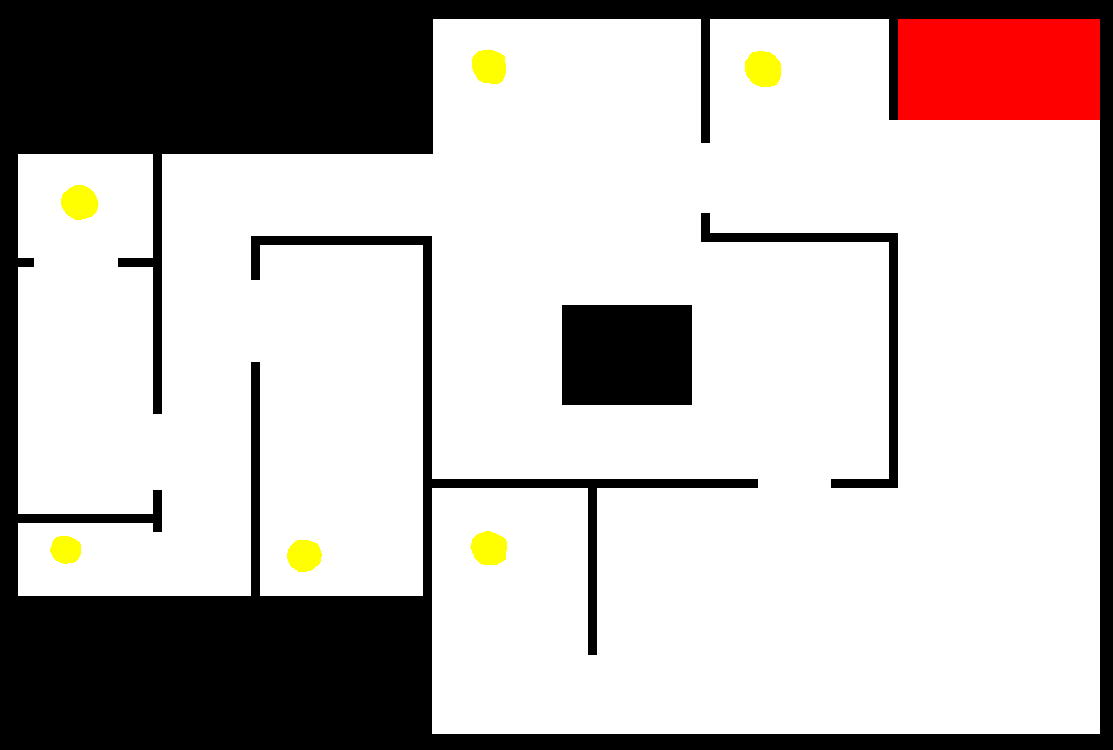
#> input picture map_data/map_medium_02_color.png, 1113 x 750 px
$ python image_to_map.py
#> lines starting #> are read from the running program, lines starting #| are printed output that depends on the picture; after the words box and inside, x2 and y2 are one past the last pixel; in counts of white or black regions, pixels touching at a corner belong together
#> further down, img is the input picture: shape (750, 1113, 3); mean B, G, R 182.9, 184.6, 190.8
import random

import cv2
import numpy as np


class ImageToMap:
    def __init__(self, image_source: cv2.Mat, auto_resized: bool = True):
#> called with auto_resized = False
        self._img_src = image_source
        cv2.imshow("image_source", self._img_src)
        cv2.waitKey(0)

        img_hsv = cv2.cvtColor(self._img_src, cv2.COLOR_BGR2HSV)
#> img_hsv: shape (750, 1113, 3); mean H, S, V 0.2, 7.9, 190.8
        # lower bound and upper bound for all color except black
        lower_bound = (0, 0, 100)
        upper_bound = (180, 255, 255)
        # find the colors within the boundaries
        mask_walls = cv2.inRange(img_hsv, lower_bound, upper_bound)
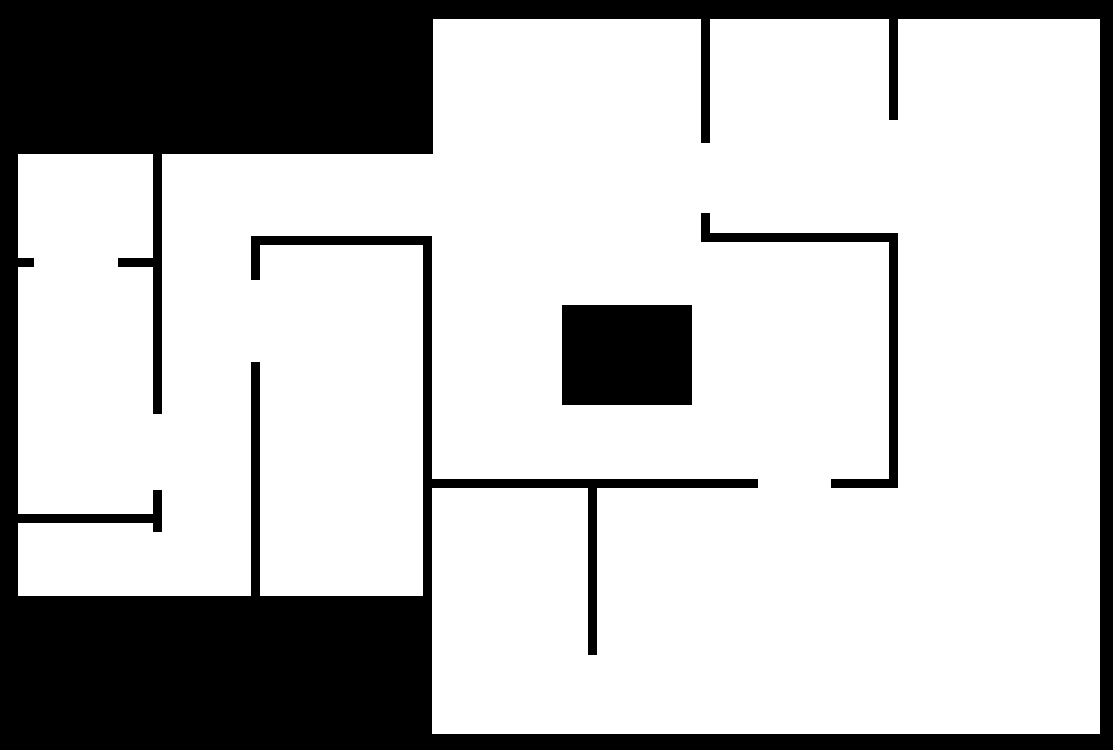
#> mask_walls: shape (750, 1113); 74.8% white; 3 black regions, box (x1, y1, x2, y2) and area: (0, 0, 1113, 750) 192340, (562, 305, 692, 405) 13000, (701, 213, 898, 488) 4689
        self._img_src_walls = cv2.bitwise_not(mask_walls)
        # cv2.imshow("mask_walls", self._img_src_bw)
        # cv2.waitKey(0)

        self._auto_resized = auto_resized

        self.height_map = 750
        self.width_map = 0
        self.factor = 1.0

        self.lines = []
        self.boxes = []

    def launch(self):
        self.compute_dim()
        self.img_to_segments()
        self.img_to_boxes()
        self.write_lines_and_boxes()
        self.detect_people()
        self.detect_rescue_center()

    def detect_people(self):
        # convert to hsv colorspace
        img_hsv = cv2.cvtColor(self._img_src, cv2.COLOR_BGR2HSV)

        # lower bound and upper bound for Green color
        lower_bound = (22, 93, 0)
        upper_bound = (45, 255, 255)
        # find the colors within the boundaries
        mask_people = cv2.inRange(img_hsv, lower_bound, upper_bound)

        # define kernel size
        kernel = np.ones((7, 7), np.uint8)

        # Remove unnecessary noise from mask
        mask_people = cv2.morphologyEx(mask_people, cv2.MORPH_CLOSE, kernel)
        mask_people = cv2.morphologyEx(mask_people, cv2.MORPH_OPEN, kernel)

        # Setup SimpleBlobDetector parameters.
        params = cv2.SimpleBlobDetector_Params()
        # Change thresholds
        params.filterByArea = True
        params.maxArea = 2000
        # Convexity = Area of the Blob / Area of its convex hull (max = 1 for convex shape)
        params.filterByConvexity = True
        params.minConvexity = 0.75
        # Circularity = 4 pi * Area / (perimeter)²  (max = 1 for circle)
        params.filterByCircularity = True
        params.minCircularity = 0.75

        # Set up the detector with default parameters.
        detector = cv2.SimpleBlobDetector_create(params)

        scaled_mask_people = 255 - (mask_people.astype(np.float32) * 255 / np.max(mask_people)).astype(np.uint8)
        # Detect blobs.
        keypoints = detector.detect(scaled_mask_people)

        print("Code to add in map_xxx.py:")
        txt_people_position = "\tself._wounded_persons_pos = ["
        for i, keyPoint in enumerate(keypoints):
            x = self.factor * keyPoint.pt[0] - self.width_map / 2
            y = self.height_map / 2 - self.factor * keyPoint.pt[1]
            txt_people_position += "({0:.0f},{1:.0f})".format(x, y)
            if i < len(keypoints) - 1:
                txt_people_position += ", "
        txt_people_position += "]"
        print(txt_people_position)

        # # Draw detected blobs as red circles.
        # # cv2.DRAW_MATCHES_FLAGS_DRAW_RICH_KEYPOINTS ensures the size of the circle corresponds to the size of blob
        # mask_people_rbg = cv2.cvtColor(mask_people, cv2.COLOR_GRAY2RGB)
        # im_with_keypoints = cv2.drawKeypoints(mask_people_rbg, keypoints, np.array([]), (0, 0, 255),
        #                                       cv2.DRAW_MATCHES_FLAGS_DRAW_RICH_KEYPOINTS)

        # Show keypoints
        # cv2.imshow("Keypoints", im_with_keypoints)
        # cv2.waitKey(0)

    def detect_rescue_center(self):
        # convert to hsv colorspace
        img_hsv = cv2.cvtColor(self._img_src, cv2.COLOR_BGR2HSV)

        # lower boundary RED color range values; Hue (0 - 10)
        lower1 = np.array([0, 100, 20])
        upper1 = np.array([10, 255, 255])

        # upper boundary RED color range values; Hue (160 - 180)
        lower2 = np.array([160, 100, 20])
        upper2 = np.array([179, 255, 255])

        lower_mask = cv2.inRange(img_hsv, lower1, upper1)
        upper_mask = cv2.inRange(img_hsv, lower2, upper2)

        mask_rescue_center = lower_mask + upper_mask

        # define kernel size
        kernel = np.ones((7, 7), np.uint8)

        # Remove unnecessary noise from mask
        mask_rescue_center = cv2.morphologyEx(mask_rescue_center, cv2.MORPH_CLOSE, kernel)
        mask_rescue_center = cv2.morphologyEx(mask_rescue_center, cv2.MORPH_OPEN, kernel)

        # find the contours
        contours, _ = cv2.findContours(mask_rescue_center, cv2.RETR_TREE, cv2.CHAIN_APPROX_SIMPLE)

        # take the first contour
        cnt = contours[0]

        # compute the bounding rectangle of the contour
        x_rec, y_rec, w_rec, h_rec = cv2.boundingRect(cnt)
        # [7 lines of commented-out code are left out]
        mask_rescue_center_rbg = cv2.cvtColor(mask_rescue_center, cv2.COLOR_GRAY2RGB)
        mask_rescue_center_rbg = cv2.drawContours(mask_rescue_center_rbg, [cnt], 0, (0, 255, 255), 2)

        # draw the bounding rectangle
        mask_rescue_center_rbg = cv2.rectangle(mask_rescue_center_rbg, (x_rec, y_rec), (x_rec + w_rec, y_rec + h_rec),
                                               (0, 255, 0), 2)

        # display the image with bounding rectangle drawn on it
        cv2.imshow("Bounding Rectangle", mask_rescue_center_rbg)
        cv2.waitKey(0)

        # self._rescue_center = RescueCenter(size=(90, 170))
        # self._rescue_center_pos = ((-505, -285), 0)

        print("Code to add in map_xxx.py:")
        x_rec *= self.factor
        y_rec *= self.factor
        h_rec *= self.factor
        w_rec *= self.factor
        x = x_rec + w_rec * 0.5 - self.width_map * 0.5
        y = self.height_map * 0.5 - (y_rec + h_rec * 0.5)
        txt_rescue1 = "\tself._rescue_center = RescueCenter(size=({0:.0f},{1:.0f}))".format(w_rec, h_rec)
        txt_rescue2 = "\tself._rescue_center_pos = (({0:.0f},{1:.0f}), 0)".format(x, y)
        print(txt_rescue1)
        print(txt_rescue2)

    def compute_dim(self):
        self.height_map = 750

        print("original dim map : ({}, {})".format(self._img_src_walls.shape[1], self._img_src_walls.shape[0]))
#| original dim map : (1113, 750)
        print("auto_resized = {}".format(self._auto_resized))

        self.factor = self.height_map / self._img_src_walls.shape[0]
        if not self._auto_resized:
            self.factor = 1.0
            self.height_map = self._img_src_walls.shape[0]
        self.width_map = int(round(self.factor * self._img_src_walls.shape[1]))
        print("Used dim map : ({}, {}) with factor {}".format(self.width_map, self.height_map, self.factor))
#| Used dim map : (1113, 750) with factor 1.0

        print("Code to add in map_xxx.py:")
        print("\tself._size_area = ({0:.0f},{1:.0f})".format(self.width_map, self.height_map))
#| 	self._size_area = (1113,750)

    def img_to_segments(self):
        fld = cv2.ximgproc.createFastLineDetector(canny_aperture_size=7, do_merge=True)
        size_kernel = 9
        kernel = np.ones((size_kernel, size_kernel), np.uint8)
        img_erode = cv2.erode(self._img_src_walls, kernel, iterations=1)
#> img_erode: shape (750, 1113); 20.8% white; 3 white regions, box (x1, y1, x2, y2) and area: (0, 0, 1113, 750) 161844, (566, 309, 688, 401) 11224, (705, 217, 894, 484) 513
        cv2.imshow("img_erode", img_erode)

        self.lines = fld.detect(img_erode)
#> self.lines = 46 rows, first 6: [427.9, 149, 428.2, 15], [159, 149, 425, 149], [158, 409, 158, 151], [433, 14, 1103, 14.04], [1103, 16, 1103, 737], [704, 16, 704, 139]
        result_img = fld.drawSegments(self._img_src_walls, self.lines)
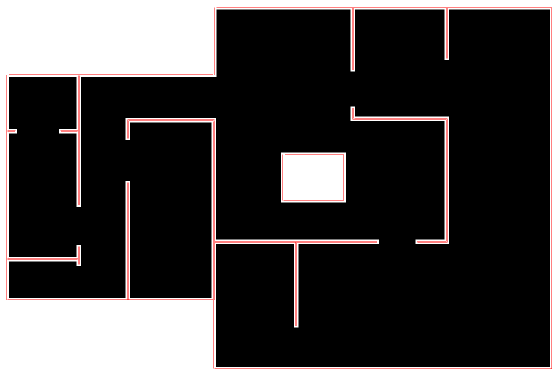
#> result_img: shape (750, 1113, 3) (shown at 1/2 size); mean of channels 0, 1, 2 61.4, 61.4, 64.2; drawn as B, G, R
        cv2.imshow("result_img", result_img)

        only_lines_image = np.zeros((self._img_src_walls.shape[0], self._img_src_walls.shape[1], 3), dtype=np.uint8)

        for line in self.lines:
            x0 = int(round(line[0][0]))
            y0 = int(round(line[0][1]))
            x1 = int(round(line[0][2]))
            y1 = int(round(line[0][3]))
            cv2.line(only_lines_image, (x0, y0), (x1, y1), (0, 0, 255), 1, cv2.LINE_4)
#> this loop made 46 passes
#> (x0, y0, x1, y1) on passes 2, 3, 5, 6, 7, 8, 9, 12: (159, 149, 425, 149), (158, 409, 158, 151), (1103, 16, 1103, 737), (704, 16, 704, 139), (706, 139, 706, 16), (892, 16, 892, 116), (894, 116, 894, 16), (156, 151, 156, 409)

        # [9 lines of commented-out code are left out]

        cv2.imshow("only_lines_image", only_lines_image)

        cv2.waitKey(0)

    def img_to_boxes(self):
        size_kernel = 50
        kernel = np.ones((size_kernel, size_kernel), np.uint8)
        img_box = cv2.morphologyEx(self._img_src_walls, cv2.MORPH_OPEN, kernel)
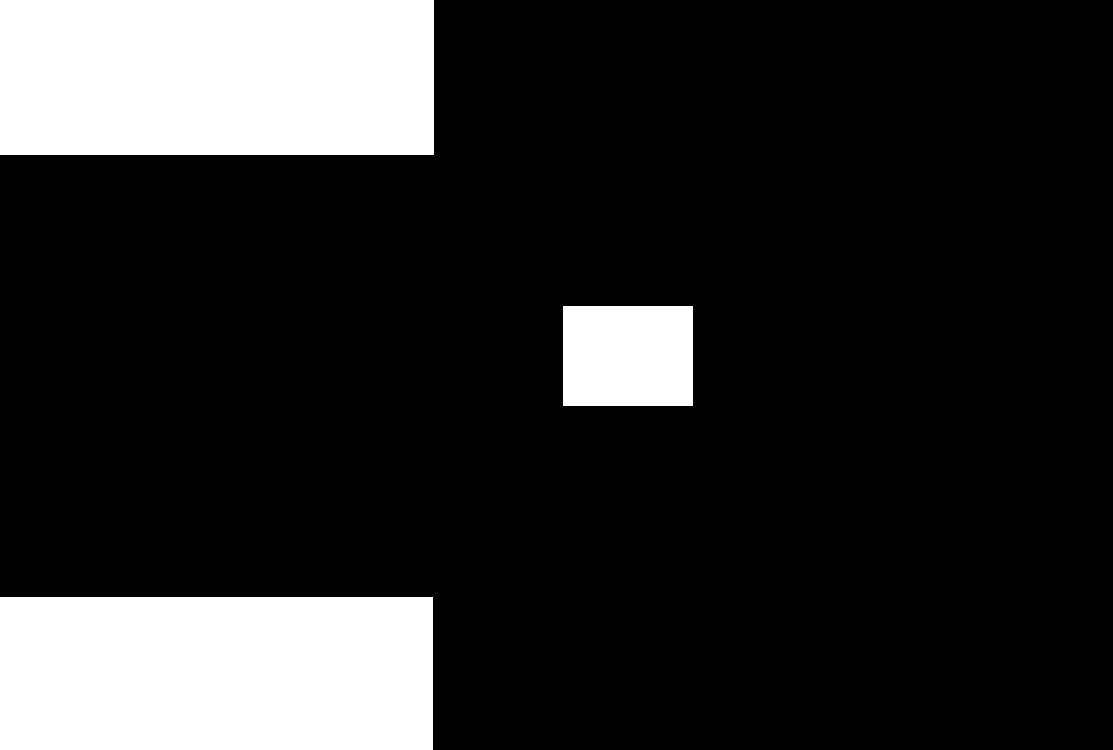
#> img_box: shape (750, 1113); 17.6% white; 3 white regions
        cv2.imshow("img_box", img_box)
        thresh_value, thresh_img = cv2.threshold(src=img_box, thresh=127, maxval=255, type=0)
        contours, hierarchy = cv2.findContours(image=thresh_img, mode=cv2.RETR_LIST, method=cv2.CHAIN_APPROX_SIMPLE)
#> contours = 3 contours; box (x1, y1, x2, y2) and area: (0, 0, 434, 155) 66682, (0, 597, 433, 750) 65664, (563, 306, 693, 406) 12771
        cv2.imshow("thresh_img_box", thresh_img)

        contours_poly = []
        self.boxes = []

        for i, curve in enumerate(contours):
            perimeter = cv2.arcLength(curve=curve, closed=True)
            approx_poly = cv2.approxPolyDP(curve=curve, epsilon=0.015 * perimeter, closed=True)
            box = cv2.boundingRect(approx_poly)
            # [13 lines of commented-out code are left out]

            if approx_poly.shape[0] == 4 and abs(cv2.contourArea(approx_poly)) > 300 and cv2.isContourConvex(
                    approx_poly):
                # print("approx_poly", approx_poly)
                contours_poly.append(approx_poly)
                self.boxes.append(box)
#> this loop made 3 passes
#> (perimeter, approx_poly, box) on passes 1 to 3: (1168, [[0, 597], [0, 749], [432, 749], [432, 597]], (0, 597, 433, 153)), (456, [[563, 306], [563, 405], [692, 405], [692, 306]], (563, 306, 130, 100)), (1174, [[0, 0], [0, 154], [433, 154], [433, 0]], (0, 0, 434, 155))
#> after the loop, contours_poly has the same summary as contours; self.boxes = [(0, 597, 433, 153), (563, 306, 130, 100), (0, 0, 434, 155)]
                # print("box", box)

        only_boxes_image = np.zeros((thresh_img.shape[0], thresh_img.shape[1], 3), dtype=np.uint8)

        for i in range(len(contours_poly)):
            color = (random.randint(0, 256), random.randint(0, 256), random.randint(0, 256))
            cv2.drawContours(only_boxes_image, contours_poly, i, color)
#> this loop made 3 passes
#> color on passes 1 to 3: (197, 215, 20), (132, 248, 207), (155, 244, 183)
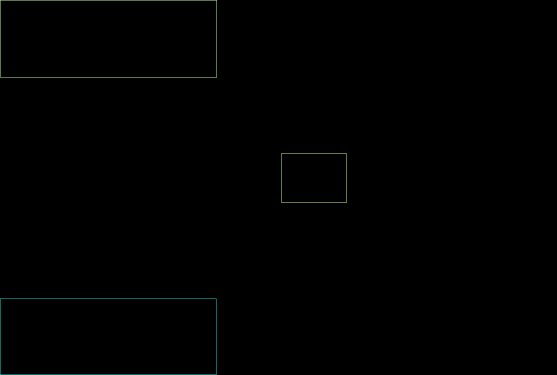
#> only_boxes_image: shape (750, 1113, 3) (shown at 1/2 size); mean of channels 0, 1, 2 0.6, 0.8, 0.4; drawn as B, G, R
            # [12 lines of commented-out code are left out]

        cv2.imshow("only_boxes_image", only_boxes_image)

        cv2.waitKey(0)

    def write_lines_and_boxes(self):
        f = open("generated_code.py", "w")

        f.write("\"\"\"\n")
        f.write("This file was generated by the tool 'image_to_map.py' in the directory tools.\n")
        f.write(
            "This tool permits to create this kind of file by providing it an image of the map we want to create.\n")
        f.write("\"\"\"\n\n")

        f.write("from spg_overlay.entities.normal_wall import NormalWall, NormalBox\n\n\n")

        f.write("# Dimension of the map : ({}, {})\n".format(self.width_map, self.height_map))

        f.write("# Dimension factor : {}\n".format(self.factor))

        f.write("def add_boxes(playground):\n")

        if len(self.boxes) != 0:
            for i, box in enumerate(self.boxes):
                x0 = self.factor * box[0]
                y0 = self.factor * box[1]
                width = self.factor * box[2]
                height = self.factor * box[3]

                xw = int(round(x0 - self.width_map / 2))
                yw = int(round(-y0 + self.height_map / 2))
                width_w = int(round(width))
                height_w = int(round(height))

                f.write("    # box {}\n".format(i))
                f.write("    box = NormalBox(up_left_point=({}, {}),\n".format(xw, yw))
                f.write("                    width={}, height={})\n".format(width_w, height_w))
                f.write("    playground.add(box, box.wall_coordinates)\n\n")
#> this loop made 3 passes
#> (x0, y0, width, height, xw, yw, width_w, height_w) on passes 1 to 3: (0, 597, 433, 153, -556, -222, 433, 153), (563, 306, 130, 100, 6, 69, 130, 100), (0, 0, 434, 155, -556, 375, 434, 155)
        else:
            f.write("    pass\n\n")

        f.write("\n")
        f.write("def add_walls(playground):\n")

        # orient :
        #   horizontal = 0
        #   vertical = 1
        #   oblique = 2
        if len(self.lines) != 0:
            for i, line in enumerate(self.lines):
                x0 = self.factor * line[0][0]
                y0 = self.factor * line[0][1]
                x1 = self.factor * line[0][2]
                y1 = self.factor * line[0][3]

                orient = 2

                if abs(y0 - y1) < 2.0:
                    # horizontal
                    orient = 0
                    y0 = (y0 + y1) / 2
                    y1 = y0

                if abs(x0 - x1) < 2.0:
                    # vertical
                    orient = 1
                    x0 = (x0 + x1) / 2
                    x1 = x0

                # Correct orientation
                if orient == 0 and x0 > x1:  # horizontal
                    x0, x1 = x1, x0  # swap

                if orient == 1 and y0 > y1:  # vertical
                    y0, y1 = y1, y0  # swap

                if orient == 2 and x0 > x1:  # oblique
                    x0, x1 = x1, x0  # swap
                    y0, y1 = y1, y0  # swap

                # Correct size
                correction = 4
                if orient == 0:  # horizontal
                    x0 -= correction
                    x1 += correction

                if orient == 1:  # vertical
                    y0 -= correction
                    y1 += correction

                if orient == 2:  # oblique
                    x0 -= correction
                    x1 += correction
                    if y1 > y0:  # oblique
                        y0 -= correction
                        y1 += correction
                    else:
                        y1 -= correction
                        y0 += correction

                if orient == 0:
                    f.write("    # horizontal wall {}\n".format(i))
                elif orient == 1:
                    f.write("    # vertical wall {}\n".format(i))
                else:
                    f.write("    # oblique wall {}\n".format(i))

                xw0 = int(round(x0 - self.width_map / 2))
                yw0 = int(round(-y0 + self.height_map / 2))

                xw1 = int(round(x1 - self.width_map / 2))
                yw1 = int(round(-y1 + self.height_map / 2))

                f.write("    wall = NormalWall(pos_start=({}, {}),\n".format(xw0, yw0))
                f.write("                      pos_end=({}, {}))\n".format(xw1, yw1))
                f.write("    playground.add(wall, wall.wall_coordinates)\n\n")
#> this loop made 46 passes
#> (line, x0, y0, orient, xw0, yw0) on passes 1 to 6: ([[427.9, 149, 428.2, 15]], 428, 11, 1, -128, 364), ([[159, 149, 425, 149]], 155, 149, 0, -402, 226), ([[158, 409, 158, 151]], 158, 147, 1, -399, 228), ([[433, 14, 1103, 14.04]], 429, 14.02, 0, -128, 361), ([[1103, 16, 1103, 737]], 1103, 12, 1, 546, 363), ([[704, 16, 704, 139]], 704, 12, 1, 148, 363)
        else:
            f.write("    pass\n\n")

        f.close()

        print("nombre de boxes =", len(self.boxes))
#| nombre de boxes = 3
        print("nombre de lignes =", len(self.lines))
#| nombre de lignes = 46


img_path = "../../../map_data/map_medium_02_color.png"
should_auto_resized = False
# img = cv2.imread(img_path, cv2.IMREAD_GRAYSCALE)
img = cv2.imread(img_path)
image_to_map = ImageToMap(image_source=img, auto_resized=should_auto_resized)
image_to_map.launch()
#> the loop in detect_people, `for i, keyPoint in enumerate(keypoints):` made 6 passes
#> keyPoint on passes 1 to 6: keypoint at (303.9, 555.2), size 34.3, keypoint at (65.5, 549.2), size 30.9, keypoint at (488.8, 548), size 36.4, keypoint at (79.2, 202.1), size 36.4, keypoint at (762.8, 68.6), size 37.4, keypoint at (488.9, 66.2), size 35.8
#| 	self._wounded_persons_pos = [(-253,-180), (-491,-174), (-68,-173), (-477,173), (206,306), (-68,309)]
#> in detect_rescue_center, `mask_rescue_center_rbg = cv2.rectangle(mask_rescue_center_rbg, (x_rec,..`:
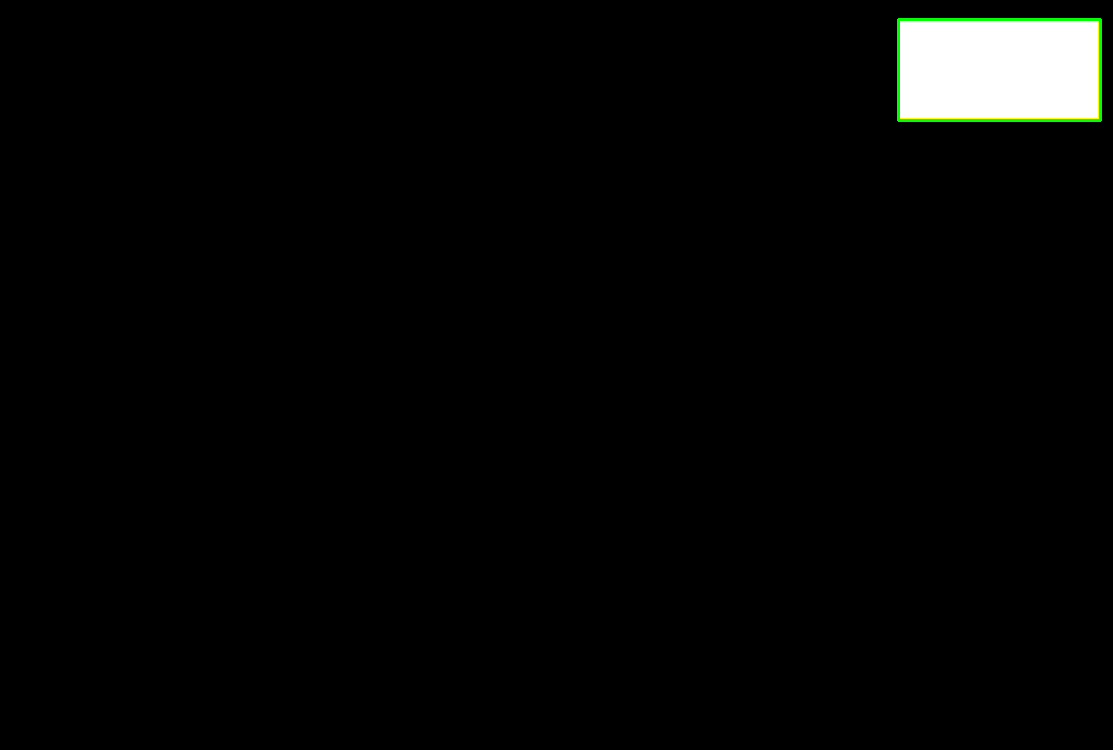
#> mask_rescue_center_rbg: shape (750, 1113, 3); mean B, G, R 5.9, 6.5, 6
#| 	self._rescue_center = RescueCenter(size=(202,101))
#| 	self._rescue_center_pos = ((442,306), 0)
